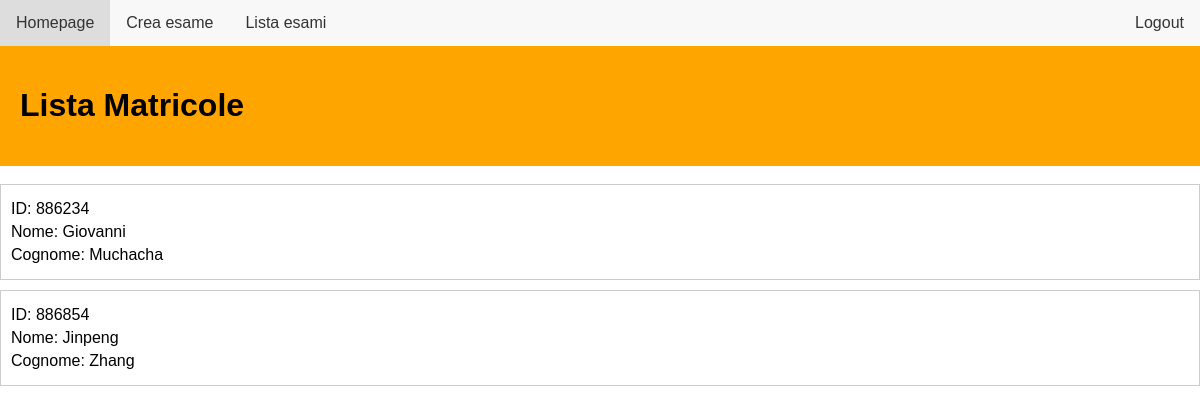
/search_student (signed in), run on the app's committed database.
### db_setup.py (models this page shows, shortened)
class Studente( db.Model):
    idS = db.Column(db.Integer, primary_key=True, unique = True)
    nome = db.Column(db.String(100))
    cognome = db.Column(db.String(100))

### routes.py (the view)
@bp.route('/search_student', methods=['GET', 'POST'])
@login_required
def search_student():
    from db_setup import Studente, Docente, db
    if request.method == 'POST':
        search_query = request.form['search']
        query = db.session.query(Studente).filter(Studente.idS.like('%'+search_query+'%')).all()
        lista_studenti = query
        user = Docente.query.get(int(current_user.idD))
        return flask.render_template('student_list.html', user=user, lista_studenti=lista_studenti)
    lista_studenti = db.session.query(Studente).all()
    user = Docente.query.get(int(current_user.idD))
    return flask.render_template('student_list.html', user=user, lista_studenti=lista_studenti)

### routes.py (called while the page is built)
@login_manager.user_loader
def load_user(user_id):
    from db_setup import Docente
    return Docente.query.get(int(user_id))

### app/templates/student_list.html (shortened to what this page needs)
<!DOCTYPE html>
<html lang="en">
<head>
    <link rel="stylesheet" href="../static/student.css">
</head>
<body>
    <ul>
        <li><a href="{{ url_for('routes.homepage') }}">Homepage</a></li>
        <li><a href="{{ url_for('routes.create_exam') }}">Crea esame</a></li>
        <li><a href="{{ url_for('routes.view_exams') }}">Lista esami</a></li>
        <li style="float:right"><a href="{{ url_for('routes.login') }}">Logout</a></li>
    </ul>
    <div id="Matricola" class="w3-container">
        <h1>Lista Matricole</h1>
    </div>
    <br>
    <div id="Lista_Esami" style="position: relative;">
        {% for studente in lista_studenti %}
            <div class="student-info">
                <p>ID: {{ studente.idS }}</p>
                <p>Nome: {{ studente.nome }}</p>
                <p>Cognome: {{ studente.cognome }}</p>
            </div>
        {% endfor %}
    </div>
</body>
</html>

### app/static/student.css (style rules this page uses)
#Matricola { background-color: orange; color: black; padding: 20px; }
body { font-family: Arial, sans-serif; margin: 0; padding: 0; }
ul { list-style-type: none; margin: 0; padding: 0; overflow: hidden; background-color: #f8f8f8; }
li { float: left; }
li a { display: block; color: #333; text-align: center; padding: 14px 16px; text-decoration: none; }
.student-info { border: 1px solid #ccc; padding: 10px; margin-bottom: 10px; }
.student-info p { margin: 5px 0; }

### data on the page
Studente: idS "886234", nome "Giovanni", cognome "Muchacha"
Studente: idS "886854", nome "Jinpeng", cognome "Zhang"
